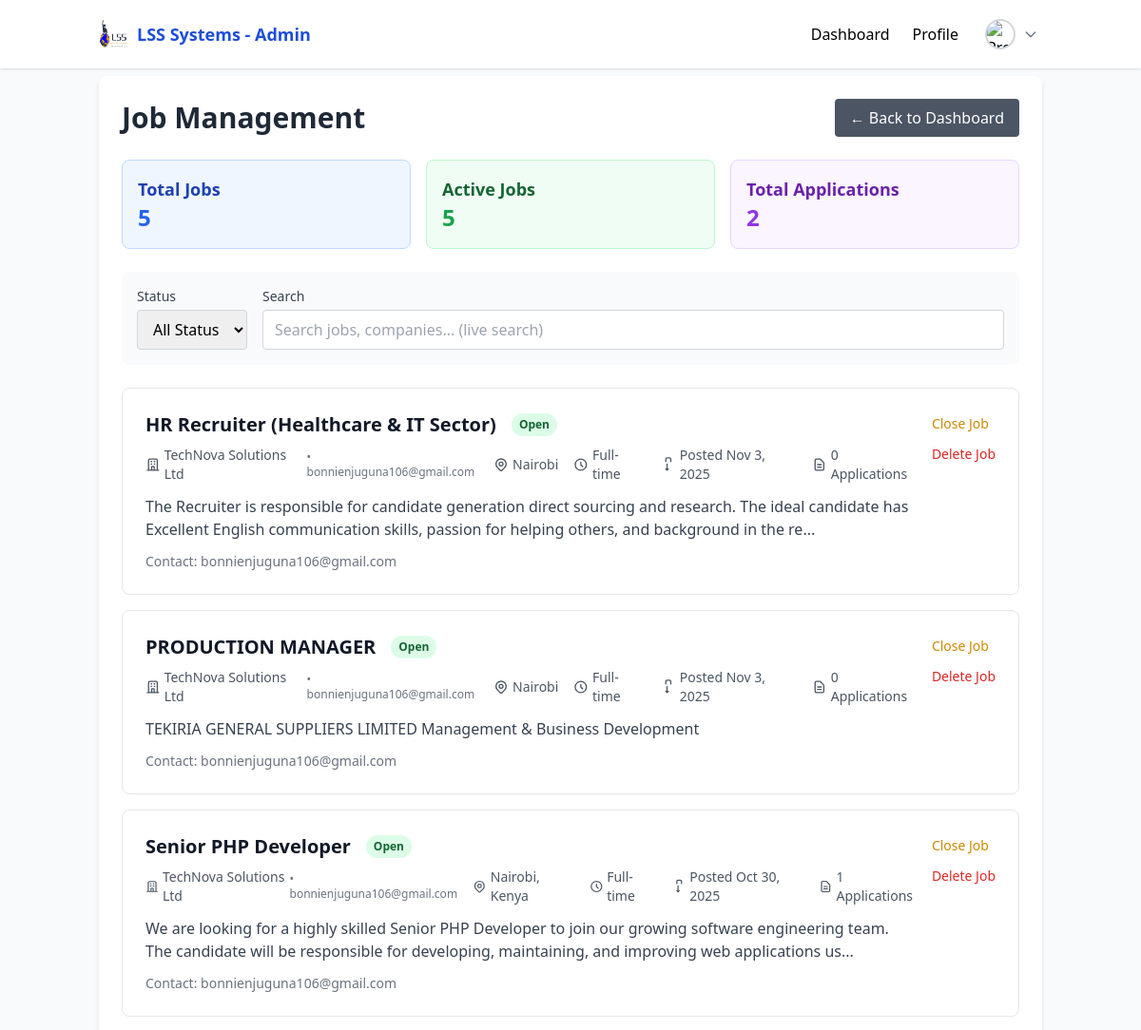
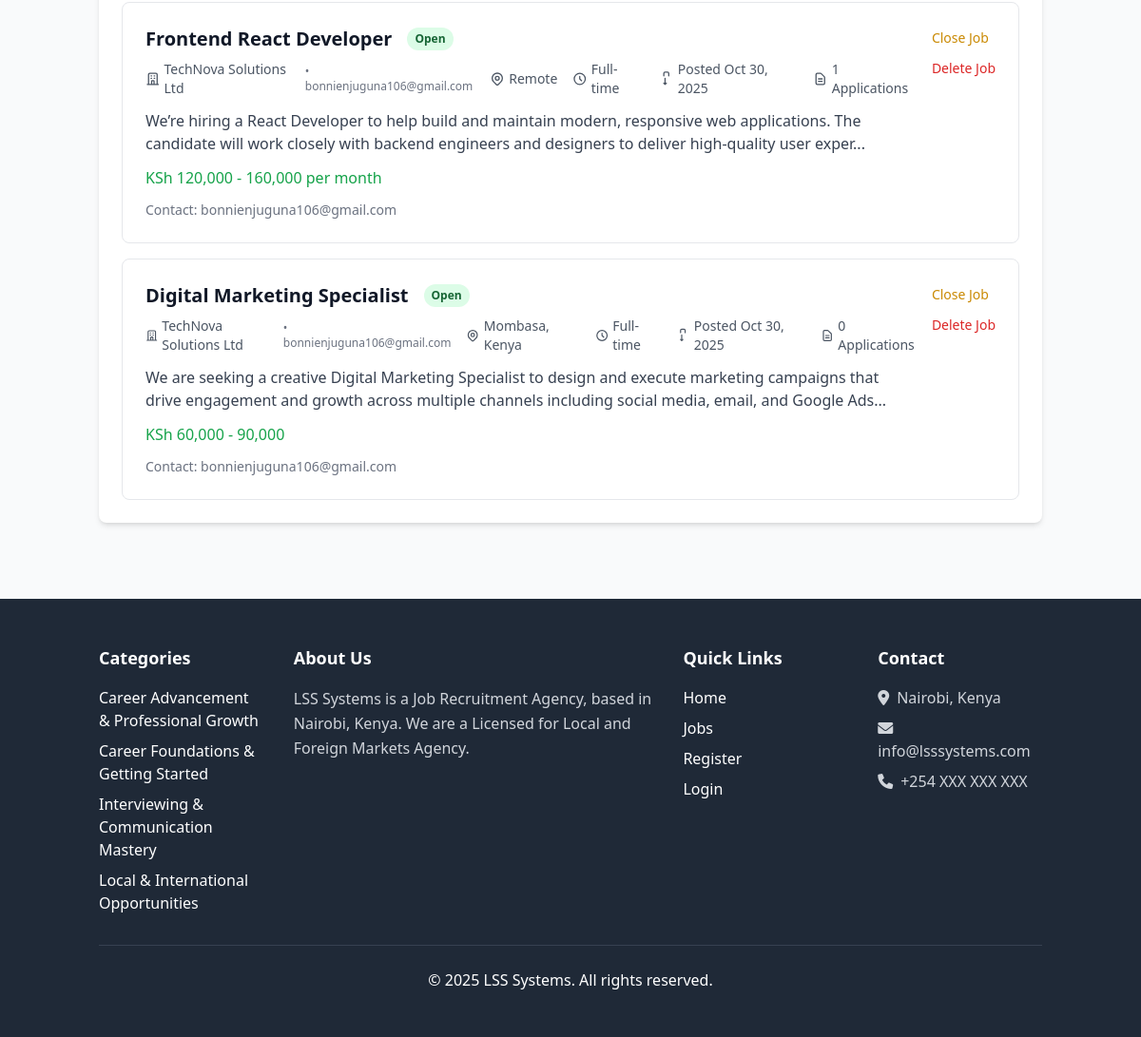
Screenshot of /public/admin/jobs.php (signed in) with the database file from the repository (2 pictures, top to bottom).
### tables this page shows
CREATE TABLE `job_posts` (
  `uuid` char(36) NOT NULL,
  `employer_uuid` char(36) NOT NULL,
  `title` varchar(150) NOT NULL,
  `job_level` varchar(100) DEFAULT NULL,
  `job_description` text NOT NULL,
  `job_type` varchar(100) DEFAULT NULL,
  `industry` varchar(100) DEFAULT NULL,
  `location` varchar(255) DEFAULT NULL,
  `salary_range` varchar(100) DEFAULT NULL,
  `additional_information` text DEFAULT NULL,
  `requirements_qualifications` text DEFAULT NULL,
  `status` enum('open','closed') DEFAULT 'open',
  `application_deadline` date DEFAULT NULL,
  `created_at` timestamp NOT NULL DEFAULT current_timestamp(),
  `updated_at` timestamp NOT NULL DEFAULT current_timestamp() ON UPDATE current_timestamp()
);

CREATE TABLE `employers` (
  `uuid` char(36) NOT NULL,
  `user_uuid` char(36) NOT NULL,
  `company_name` varchar(150) DEFAULT NULL,
  `contact_number` varchar(20) DEFAULT NULL,
  `location` varchar(255) DEFAULT NULL,
  `industry` varchar(100) DEFAULT NULL,
  `website` varchar(255) DEFAULT NULL,
  `company_logo` varchar(255) DEFAULT NULL,
  `about_company` text DEFAULT NULL,
  `created_at` timestamp NOT NULL DEFAULT current_timestamp(),
  `updated_at` timestamp NOT NULL DEFAULT current_timestamp() ON UPDATE current_timestamp()
);

CREATE TABLE `users` (
  `uuid` char(36) NOT NULL,
  `email` varchar(150) NOT NULL,
  `google_id` varchar(255) DEFAULT NULL,
  `password` varchar(255) DEFAULT NULL,
  `profile_picture` varchar(255) DEFAULT NULL,
  `role` enum('admin','employer','jobseeker') DEFAULT 'jobseeker',
  `is_verified` tinyint(1) DEFAULT 0,
  `created_at` timestamp NOT NULL DEFAULT current_timestamp(),
  `updated_at` timestamp NOT NULL DEFAULT current_timestamp() ON UPDATE current_timestamp()
);

### public/admin/jobs_partial.php (the view, shortened to what this page needs)
<div class="space-y-4" id="jobs-list">
    <?php foreach ($jobs as $job): ?>
    <div class="border border-gray-200 rounded-lg p-6 hover:shadow-md transition-shadow cursor-pointer"
        onclick="window.location.href='/admin/job-details.php?id=<?php echo $job['uuid']; ?>'">
        <div class="flex justify-between items-start">
            <div class="flex-1">
                <div class="flex items-center space-x-4 mb-2">
                    <h3 class="text-xl font-semibold text-gray-900 hover:text-blue-600">
                        <?php echo htmlspecialchars($job['title']); ?>
                    </h3>
                    <span
                        class="inline-flex px-2 py-1 text-xs font-semibold rounded-full
                        <?php echo $job['status'] === 'open' ? 'bg-green-100 text-green-800' : 'bg-red-100 text-red-800'; ?>">
                        <?php echo ucfirst($job['status']); ?>
                    </span>
                </div>
                <div class="flex items-center space-x-4 text-sm text-gray-600 mb-3">
                    <span class="flex items-center">
                        <svg class="w-4 h-4 mr-1" fill="none" stroke="currentColor" viewBox="0 0 24 24">
                            <path stroke-linecap="round" stroke-linejoin="round" stroke-width="2"
                                d="M19 21V5a2 2 0 00-2-2H7a2 2 0 00-2 2v16m14 0h2m-2 0h-5m-9 0H3m2 0h5M9 7h1m-1 4h1m4-4h1m-1 4h1m-5 10v-5a1 1 0 011-1h2a1 1 0 011 1v5m-4 0h4" />
                        </svg>
                        <?php echo htmlspecialchars($job['company_name'] ?: 'Company Name'); ?>
                        <?php if (!empty($job['contact_email'])): ?>
                        <span class="text-xs text-gray-500">•
                            <?php echo htmlspecialchars($job['contact_email']); ?></span>
                        <?php endif; ?>
                    </span>
                    <span class="flex items-center">
                        <?php echo htmlspecialchars($job['location']); ?>
                    </span>
                    <span class="flex items-center">
                        <svg class="w-4 h-4 mr-1" fill="none" stroke="currentColor" viewBox="0 0 24 24">
                            <path stroke-linecap="round" stroke-linejoin="round" stroke-width="2"
                                d="M12 8v4l3 3m6-3a9 9 0 11-18 0 9 9 0 0118 0z" />
                        </svg>
                        <?php echo htmlspecialchars(ucfirst($job['job_type'])); ?>
                    </span>
                    <span class="flex items-center">
                        <svg class="w-4 h-4 mr-1" fill="none" stroke="currentColor" viewBox="0 0 24 24">
                            <path stroke-linecap="round" stroke-linejoin="round" stroke-width="2"
                                d="M8 7V3a2 2 0 012-2h4a2 2 0 012 2v4m-6 4v10m0 0l-2-2m2 2l2-2" />
                        </svg>
                        Posted <?php echo date('M j, Y', strtotime($job['created_at'])); ?>
                    </span>
                    <span class="flex items-center">
                        <svg class="w-4 h-4 mr-1" fill="none" stroke="currentColor" viewBox="0 0 24 24">
                            <path stroke-linecap="round" stroke-linejoin="round" stroke-width="2"
                                d="M9 12h6m-6 4h6m2 5H7a2 2 0 01-2-2V5a2 2 0 012-2h5.586a1 1 0 01.707.293l5.414 5.414a1 1 0 01.293.707V19a2 2 0 01-2 2z" />
                        </svg>
                        <?php echo $job['application_count'] ?? 0; ?> Applications
                    </span>
                </div>
                <p class="text-gray-700 mb-3 line-clamp-2">
                    <?php echo htmlspecialchars(substr($job['job_description'], 0, 200)) . (strlen($job['job_description']) > 200 ? '...' : ''); ?>
                </p>
                <?php if (!empty($job['salary_range'])): ?>
                <p class="text-green-600 font-medium mb-3">
                    <?php echo htmlspecialchars($job['salary_range']); ?>
                </p>
                <?php endif; ?>
                <div class="text-sm text-gray-500">
                    Contact: <?php echo htmlspecialchars($job['contact_email'] ?? 'N/A'); ?>
                </div>
            </div>
            <div class="ml-4 flex flex-col space-y-2" onclick="event.stopPropagation()">
                <?php if ($job['status'] === 'open'): ?>
                <form method="POST" class="inline">
                    <button type="submit" class="text-yellow-600 hover:text-yellow-900 text-sm font-medium"
                        onclick="return confirm('Are you sure you want to close this job?')">
                        Close Job
                    </button>
                </form>
                <?php endif; ?>
                <form method="POST" class="inline">
                    <button type="submit" class="text-red-600 hover:text-red-900 text-sm font-medium"
                        onclick="return confirm('Are you sure you want to delete this job? This action cannot be undone.')">
                        Delete Job
                    </button>
                </form>
            </div>
        </div>
    </div>
    <?php endforeach; ?>
</div>

### public/admin/jobs.php (style rules this page uses)
.line-clamp-2 { display: -webkit-box; -webkit-line-clamp: 2; -webkit-box-orient: vertical; overflow: hidden; }

### rows the page displays
job_posts: title "HR Recruiter (Healthcare & IT Sector)", status "Open", employer_uuid.company_name "TechNova Solutions Ltd", users.email "bonnienjuguna106@gmail.com", location "Nairobi", job_type "Full-time", created_at "Nov 3, 2025", application_count "0", job_description "The Recruiter is responsible for candidate generation direct sourcing and research. The ideal candidate has Excellent English communication skills, passion for helping others, and background in the re"
job_posts: title "PRODUCTION MANAGER", status "Open", employer_uuid.company_name "TechNova Solutions Ltd", users.email "bonnienjuguna106@gmail.com", location "Nairobi", job_type "Full-time", created_at "Nov 3, 2025", application_count "0", job_description "TEKIRIA GENERAL SUPPLIERS LIMITED Management & Business Development"
job_posts: title "Senior PHP Developer", status "Open", employer_uuid.company_name "TechNova Solutions Ltd", users.email "bonnienjuguna106@gmail.com", location "Nairobi, Kenya", job_type "Full-time", created_at "Oct 30, 2025", application_count "1", job_description "We are looking for a highly skilled Senior PHP Developer to join our growing software engineering team. The candidate will be responsible for developing, maintaining, and improving web applications us"
job_posts: title "Frontend React Developer", status "Open", employer_uuid.company_name "TechNova Solutions Ltd", users.email "bonnienjuguna106@gmail.com", location "Remote", job_type "Full-time", created_at "Oct 30, 2025", application_count "1", job_description "We’re hiring a React Developer to help build and maintain modern, responsive web applications. The candidate will work closely with backend engineers and designers to deliver high-quality user exper", salary_range "KSh 120,000 - 160,000 per month"
job_posts: title "Digital Marketing Specialist", status "Open", employer_uuid.company_name "TechNova Solutions Ltd", users.email "bonnienjuguna106@gmail.com", location "Mombasa, Kenya", job_type "Full-time", created_at "Oct 30, 2025", application_count "0", job_description "We are seeking a creative Digital Marketing Specialist to design and execute marketing campaigns that drive engagement and growth across multiple channels including social media, email, and Google Ads", salary_range "KSh 60,000 - 90,000"

### other values shown
$totalJobs "5"
$activeJobs "5"
$totalApplications "2"
